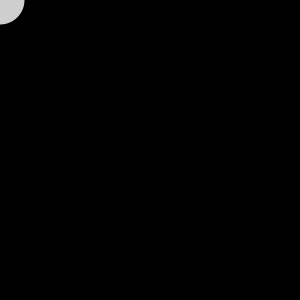
Frame 1 (no input)
Frame 60 (the mouse pressed at the canvas centre just before this capture): identical to frame 1, image omitted
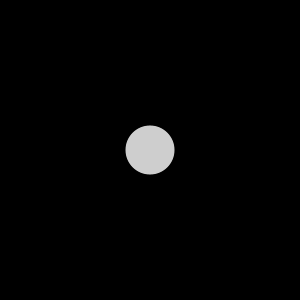
Frame 120 (the mouse held since frame 60 and released just before this capture)

The Processing sketch that drew these frames (run headless with seeded random() and noise(); from frame 60 on, the mouse is pressed at the canvas centre):

// Processing sketch: array3
// ── array3.pde

//two arrays of x and y positions
int[] xpos = new int[50];
int[] ypos = new int[50];

void setup(){
  size(300,300);
  //initialise
  for(int i=0;i<xpos.length;i++){
    xpos[i] = 0;
    ypos[i] = 0; 
  }
}

void draw(){
  background(0);
  
  //shift array values
    for(int i = 0;i<xpos.length-1;i++){
    xpos[i]=xpos[i+1];
    ypos[i]=ypos[i+1];
  }
  
  
  
  //new location
  //index of the last spot is 50-1(index = 49)
  xpos[xpos.length-1]=mouseX;
  ypos[ypos.length-1]=mouseY;
  

  //draw
  for(int i = 0;i<xpos.length;i++){
    noStroke();
    fill(255-i);
    ellipse(xpos[i],ypos[i],i,i);
  }
}
